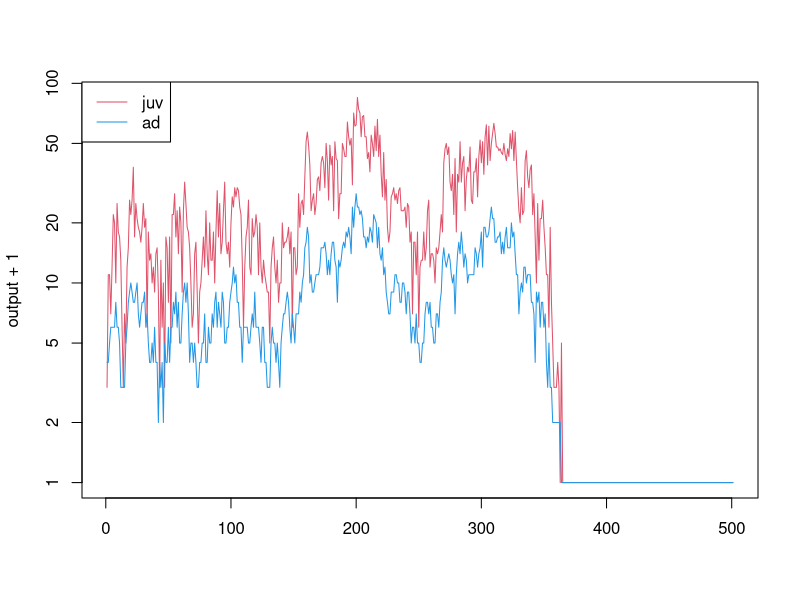
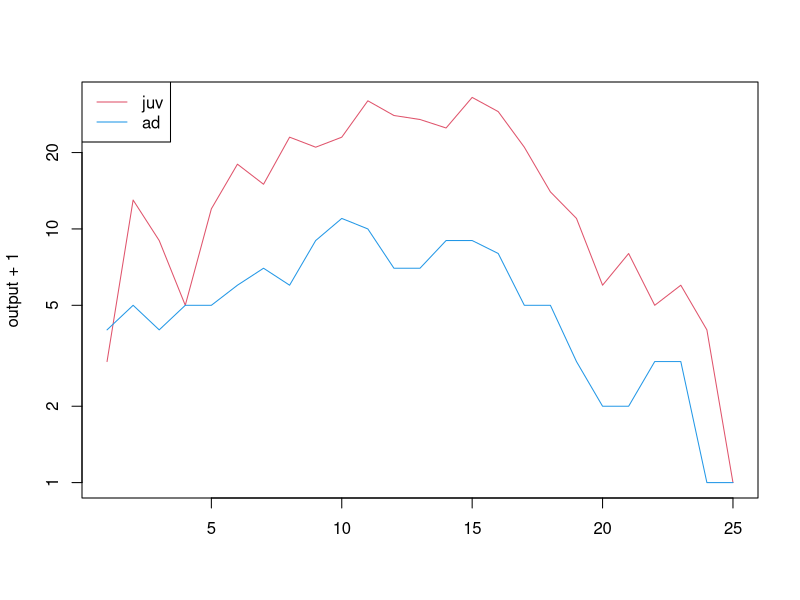

Write R code to recreate these figures, in order.
### Structured population with demographic stochasticity
# two life stages
# {{0, f2}, {p1, p2}}
pop.next <- function(n, f2, s1, s2){
  a12.n2 <- sum(rpois(1, n[2]*f2))
  a21.n1 <- sum(sample(c(1, 0), n[1], c(s1, 1-s1), replace = TRUE))
  a22.n2 <- sum(sample(c(1, 0), n[2], c(s2, 1-s2), replace = TRUE))
  n <- c(a12.n2, a21.n1 + a22.n2)
  return(n)
}

# as a for-loop

time.series.for <- function(n0, f2, s1, s2, tmax){
  juv <- n0[1]
  ad <- n0[2]
  n.series <- data.frame(juv, ad)
  for(i in 1:tmax){
    n.series <- rbind(n.series, pop.next(as.numeric(n.series[i, ]), f2, s1, s2))
  }
  return(n.series)
}

output <- time.series.for(n = c(2, 3), f2 = 3, s1 = 0.1, s2 = 0.7, tmax = 500)
matplot(output+1, type = "l", col =c(2, 4), lty = 1, log = "y")
legend(x = "topleft", legend = c("juv", "ad"), col =c(2, 4), lty = 1)

# as a while-loop

time.series <- function(n0, f2, s1, s2, nmax){
  juv <- n0[1]
  ad <- n0[2]
  n.series <- data.frame(juv, ad)
  i <- 1
  while(sum(as.numeric(n.series[i, ])) & sum(as.numeric(n.series[i, ])) < nmax){
    n.series <- rbind(n.series, pop.next(as.numeric(n.series[i, ]), f2, s1, s2))
    i <- i + 1
  }
  return(n.series)
}

output <- time.series(n = c(2, 3), f2 = 3, s1 = 0.1, s2 = 0.7, nmax = 500)
matplot(output+1, type = "l", col =c(2, 4), lty = 1, log = "y")
legend(x = "topleft", legend = c("juv", "ad"), col =c(2, 4), lty = 1)



       